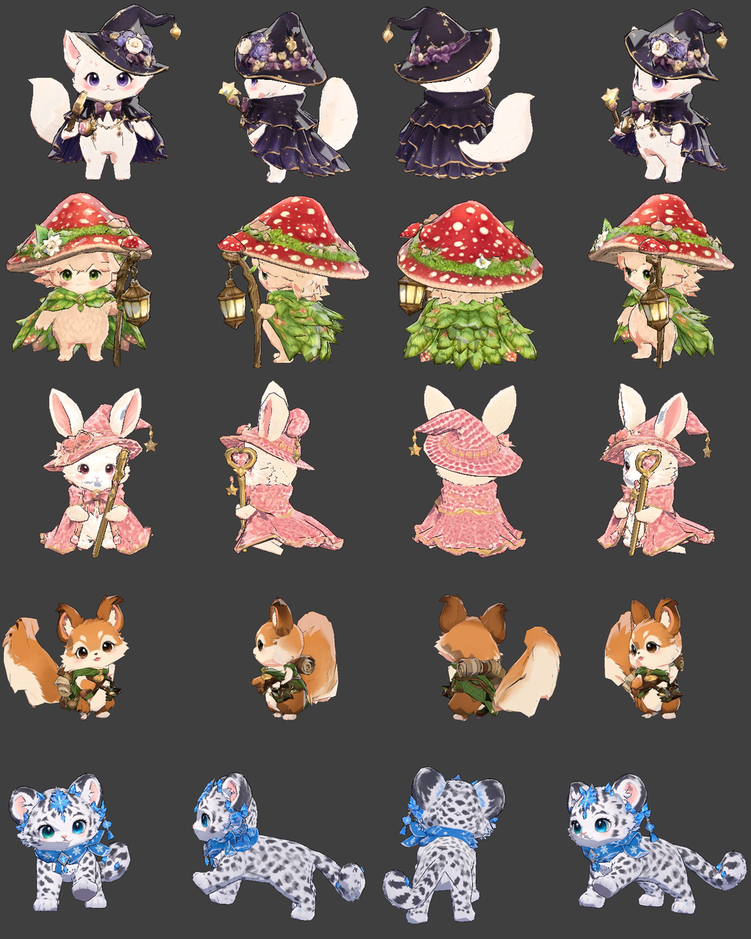
#> input picture art_source/pets_ba_baseline_20261113.png, 751 x 939 px, shrunk from 1024 x 1280 before the run
$ python fill_bake_holes.py ../../art_source/pets_ba_baseline_20261113.png
#> lines starting #> are read from the running program, lines starting #| are printed output that depends on the picture; after the words box and inside, x2 and y2 are one past the last pixel; in counts of white or black regions, pixels touching at a corner belong together
"""烘焙漏射线的像素（纯黑）用最近的有效颜色填上；UV 空白区也一并填，免得 mipmap 渗黑。

python tools/ba_parts/fill_bake_holes.py <basecolor.png> [...]
"""
import sys
import numpy as np
from PIL import Image
from scipy import ndimage

for p in sys.argv[1:]:
    im = Image.open(p)
#> im is the input picture: PIL image 751x939 RGBA; mean R, G, B, A 102.5, 93.3, 88.7, 255
    rgba = np.asarray(im.convert("RGBA"))
    a = rgba[..., :3]
    bad = (rgba[..., 3] < 128) | (a.max(axis=2) < 30)
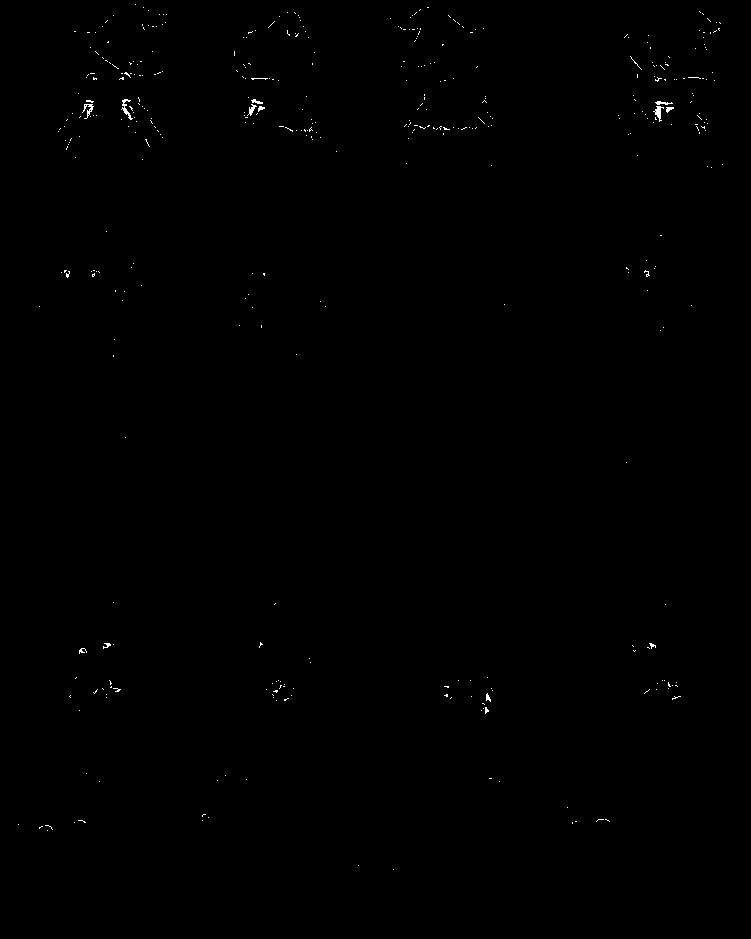
#> bad: shape (939, 751) bool; 0.21% white in thin lines or dots, all inside (x1, y1, x2, y2) = (18, 4, 723, 870)
    # 有效区域边缘一圈也不可信（采样落在三角面外沿），一起重填
    bad = ndimage.binary_dilation(bad, iterations=2)
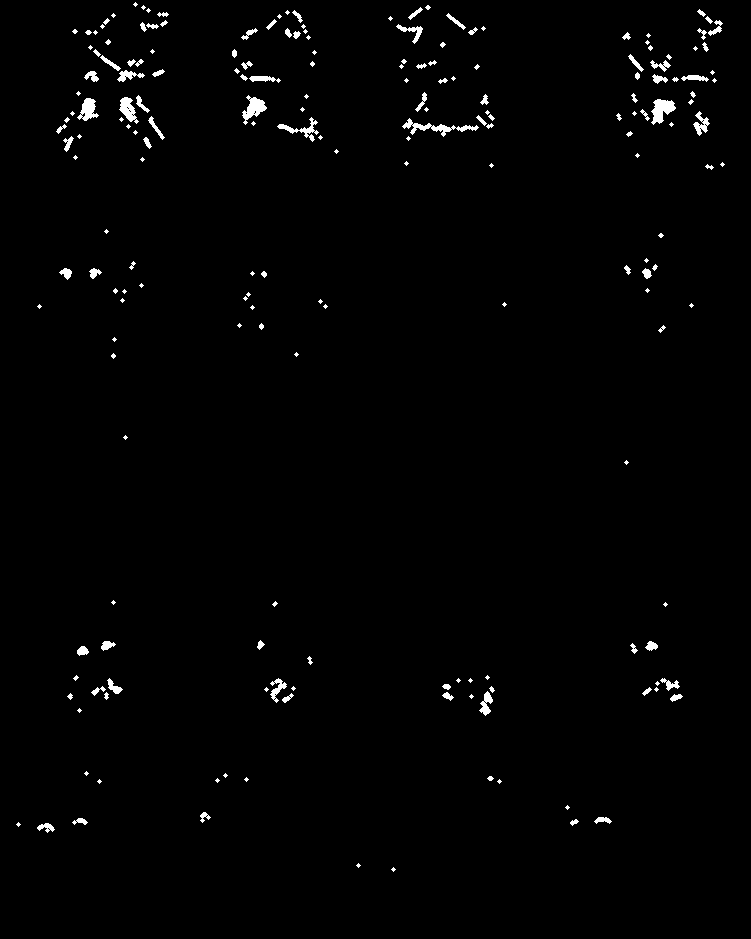
#> bad: shape (939, 751) bool; 1.2% white; 202 white regions (102 under 20 px), largest, box (x1, y1, x2, y2) and area: (402, 118, 479, 137) 397, (651, 99, 676, 125) 368, (242, 95, 267, 125) 336
    idx = ndimage.distance_transform_edt(bad, return_distances=False, return_indices=True)
    out = a[idx[0], idx[1]]
    Image.fromarray(out).save(p)
    print("filled", p, "%.1f%%" % (bad.mean() * 100))
#| filled ../../art_source/pets_ba_baseline_20261113.png 1.2%
